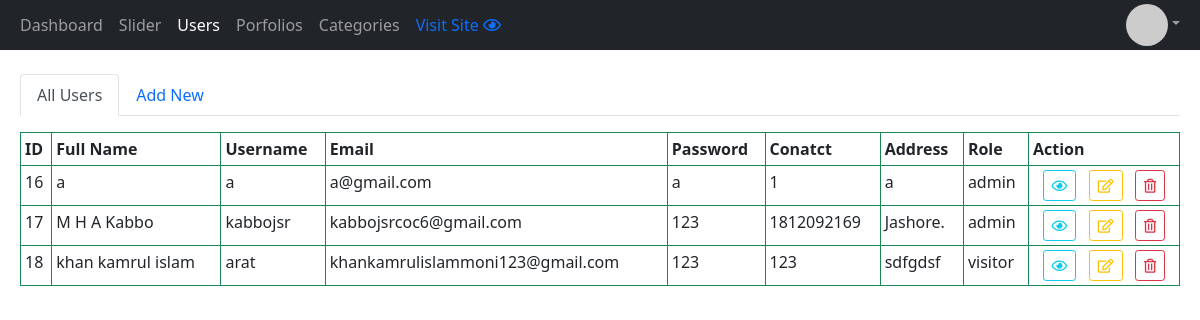
Screenshot of /admin/users.php (signed in) with the database file from the repository.
### tables this page shows
CREATE TABLE `users` (
  `user_id` int(11) NOT NULL,
  `user_img` varchar(1000) NOT NULL,
  `user_full_name` varchar(100) NOT NULL,
  `username` varchar(20) NOT NULL,
  `useremail` varchar(50) NOT NULL,
  `userpass` varchar(20) NOT NULL,
  `usercontact` int(15) NOT NULL,
  `useraddress` text NOT NULL,
  `userrole` varchar(15) NOT NULL,
  `login_token` varchar(64) NOT NULL,
  `created_at` time NOT NULL
);

### admin/users.php (the view, shortened to what this page needs)
<?php include('templates/header.php'); ?>
    <section class="users-content-area py-4 px-2">
        <div class="container-fluid">
            <div class="row">
                <div class="col-12">
                    <ul class="nav nav-tabs" id="userTab" role="tablist">
                        <li class="nav-item" role="presentation">
                            <a class="nav-link active" id="all-users" data-bs-toggle="tab" href="#user-home" role="tab" aria-controls="user-home" aria-selected="true">All Users</a>
                        </li>
                        <li class="nav-item" role="presentation">
                            <a class="nav-link" id="addnew-user" data-bs-toggle="tab" href="#addnewuser" role="tab" aria-controls="addnewuser" aria-selected="false">Add New</a>
                        </li>
                    </ul>
                    <div class="tab-content" id="UsersManagement">
                        <div class="tab-pane fade show active" id="user-home" role="tabpanel" aria-labelledby="all-users">
                            <table class="table table-bordered border-success table-sm mt-3">
                                <thead>
                                    <tr>
                                        <th>ID</th>
                                        <th>Full Name</th>
                                        <th>Username</th>
                                        <th>Email</th>
                                        <th>Password</th>
                                        <th>Conatct</th>
                                        <th>Address</th>
                                        <th>Role</th>
                                        <th>Action</th>
                                    </tr>
                                </thead>
                                <tbody>
                                    <?php
                                        $show_query = "SELECT*FROM users";
                                        $show_result = mysqli_query($db, $show_query);
                                        if(mysqli_num_rows($show_result) > 0){
                                            while($show = mysqli_fetch_assoc($show_result)){
                                                echo '
                                                    <tr>
                                                        <td>'.$show['user_id'].'</td>
                                                        <td>'.$show['user_full_name'].'</td>
                                                        <td>'.$show['username'].'</td>
                                                        <td>'.$show['useremail'].'</td>
                                                        <td>'.$show['userpass'].'</td>
                                                        <td>'.$show['usercontact'].'</td>
                                                        <td>'.$show['useraddress'].'</td>
                                                        <td>'.$show['userrole'].'</td>
                                                        <td class="text-center">
                                                            <a href="" class="btn btn-outline-info btn-sm"><i class="far fa-eye"></i></a>
                                                            &nbsp;
                                                            <a href="update.php?update_user='.$show['user_id'].'" class="btn btn-outline-warning btn-sm"><i class="far fa-edit"></i></a>
                                                            &nbsp;
                                                            <a href="'.$template_path.'.php?delete_user='.$show['user_id'].'" class="btn btn-outline-danger btn-sm"><i class="far fa-trash-alt"></i></a>
                                                        </td>
                                                    </tr>
                                                ';
                                            }
                                        }else{
                                            echo '
                                                <tr>
                                                    <td colspan="5" class="text-center text-danger">No data found!!</td>
                                                </tr>
                                            ';
                                        }
                                    ?>
                                </tbody>
                            </table>
                        </div>
                    </div>
                </div>
            </div>
        </div>
    </section>
<?php include('templates/footer.php'); ?>

### admin/templates/header.php (shortened to what this page needs)
<?php
    $template_path = basename($_SERVER['PHP_SELF'], '.php');
?>
<!DOCTYPE html>
<html lang="en">
    <head>
        <link rel="stylesheet" href="./assets/css/all.min.css">
        <link rel="stylesheet" href="./assets/css/bootstrap.min.css">
        <link rel="stylesheet" href="./assets/css/app.css">
    </head>
    <body>
        <nav class="navbar navbar-expand-sm navbar-dark bg-dark py-1">
            <div class="container-fluid">
                <div class="collapse navbar-collapse" id="dashNav">
                    <ul class="navbar-nav me-auto dash-nav">
                        <li class="nav-item">
                            <a class="nav-link" aria-current="page" href="index.php">Dashboard</a>
                        </li>
                        <li class="nav-item">
                            <a class="nav-link" aria-current="page" href="slider.php">Slider</a>
                        </li>
                        <li class="nav-item">
                            <a class="nav-link" aria-current="page" href="users.php">Users</a>
                        </li>
                        <li class="nav-item">
                            <a class="nav-link" aria-current="page" href="portfolios.php">Porfolios</a>
                        </li>
                        <li class="nav-item">
                            <a class="nav-link" aria-current="page" href="categories.php">Categories</a>
                        </li>
                        <li class="nav-item">
                            <a class="nav-link text-primary" aria-current="page" href="../" target="_blank">Visit Site&nbsp;<i class="far fa-eye"></i></a>
                        </li>
                    </ul>
                    <ul class="navbar-nav ms-auto py-0">
                        <li class="nav-item dropdown">
                            <a class="nav-link dropdown-toggle py-0" href="#" id="navbarDropdown" role="button" data-bs-toggle="dropdown" aria-expanded="false"><img src="https://via.placeholder.com/42x42" alt="" class="img-fluid rounded-circle"></a>
                        </li>
                    </ul>
                </div>
            </div>
        </nav>

### admin/templates/footer.php (shortened to what this page needs)
    </body>
</html>

### rows the page displays
users: user_id "16", user_full_name "a", username "a", useremail "a@gmail.com", userpass "a", usercontact "1", useraddress "a", userrole "admin"
users: user_id "17", user_full_name "M H A Kabbo", username "kabbojsr", useremail "kabbojsrcoc6@gmail.com", userpass "123", usercontact "1812092169", useraddress "Jashore.", userrole "admin"
users: user_id "18", user_full_name "khan kamrul islam", username "arat", useremail "khankamrulislammoni123@gmail.com", userpass "123", usercontact "123", useraddress "sdfgdsf", userrole "visitor"
